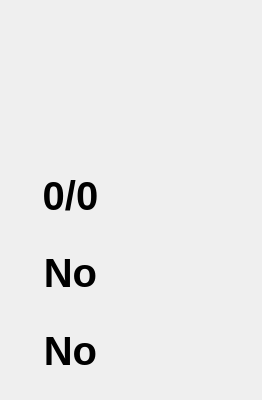
         <widget class="QFrame" name="frame_9">
          <property name="minimumSize">
           <size>
            <width>255</width>
            <height>395</height>
           </size>
          </property>
          <property name="frameShape">
           <enum>QFrame::NoFrame</enum>
          </property>
          <property name="frameShadow">
           <enum>QFrame::Raised</enum>
          </property>
          <widget class="QLabel" name="label_13">
           <property name="geometry">
            <rect>
             <x>10</x>
             <y>160</y>
             <width>243</width>
             <height>230</height>
            </rect>
           </property>
           <property name="text">
            <string/>
           </property>
           <property name="pixmap">
            <pixmap resource="pokerclock.qrc">:/images/_left.png</pixmap>
           </property>
          </widget>
          <widget class="QLabel" name="label_12">
           <property name="geometry">
            <rect>
             <x>20</x>
             <y>20</y>
             <width>199</width>
             <height>121</height>
            </rect>
           </property>
           <property name="text">
            <string/>
           </property>
           <property name="pixmap">
            <pixmap resource="pokerclock.qrc">:/images/pokerclock2.png</pixmap>
           </property>
          </widget>
          <widget class="QToolButton" name="toolMenu">
           <property name="geometry">
            <rect>
             <x>0</x>
             <y>0</y>
             <width>35</width>
             <height>34</height>
            </rect>
           </property>
           <property name="palette">
            <palette>
             <active/>
             <inactive/>
             <disabled/>
            </palette>
           </property>
           <property name="font">
            <font>
             <family>Nimbus Sans L</family>
             <pointsize>11</pointsize>
             <weight>75</weight>
             <bold>true</bold>
            </font>
           </property>
           <property name="focusPolicy">
            <enum>Qt::NoFocus</enum>
           </property>
           <property name="toolTip">
            <string>Show/Hide menu (m)</string>
           </property>
           <property name="icon">
            <iconset resource="pokerclock.qrc">
             <normaloff>:/images/menu1.png</normaloff>:/images/menu1.png</iconset>
           </property>
           <property name="iconSize">
            <size>
             <width>25</width>
             <height>25</height>
            </size>
           </property>
           <property name="shortcut">
            <string>M</string>
           </property>
           <property name="autoRaise">
            <bool>true</bool>
           </property>
          </widget>
          <widget class="QLabel" name="lblPlayers">
           <property name="geometry">
            <rect>
             <x>15</x>
             <y>155</y>
             <width>111</width>
             <height>81</height>
            </rect>
           </property>
           <property name="font">
            <font>
             <pointsize>30</pointsize>
             <weight>75</weight>
             <bold>true</bold>
            </font>
           </property>
           <property name="text">
            <string>0/0</string>
           </property>
           <property name="alignment">
            <set>Qt::AlignCenter</set>
           </property>
          </widget>
          <widget class="QLabel" name="lblAddOn">
           <property name="enabled">
            <bool>true</bool>
           </property>
           <property name="geometry">
            <rect>
             <x>15</x>
             <y>310</y>
             <width>111</width>
             <height>81</height>
            </rect>
           </property>
           <property name="font">
            <font>
             <pointsize>30</pointsize>
             <weight>75</weight>
             <bold>true</bold>
            </font>
           </property>
           <property name="text">
            <string>No</string>
           </property>
           <property name="alignment">
            <set>Qt::AlignCenter</set>
           </property>
          </widget>
          <widget class="QLabel" name="lblReBuy">
           <property name="enabled">
            <bool>true</bool>
           </property>
           <property name="geometry">
            <rect>
             <x>15</x>
             <y>232</y>
             <width>111</width>
             <height>81</height>
            </rect>
           </property>
           <property name="font">
            <font>
             <pointsize>30</pointsize>
             <weight>75</weight>
             <bold>true</bold>
            </font>
           </property>
           <property name="text">
            <string>No</string>
           </property>
           <property name="alignment">
            <set>Qt::AlignCenter</set>
           </property>
          </widget>
         </widget>
